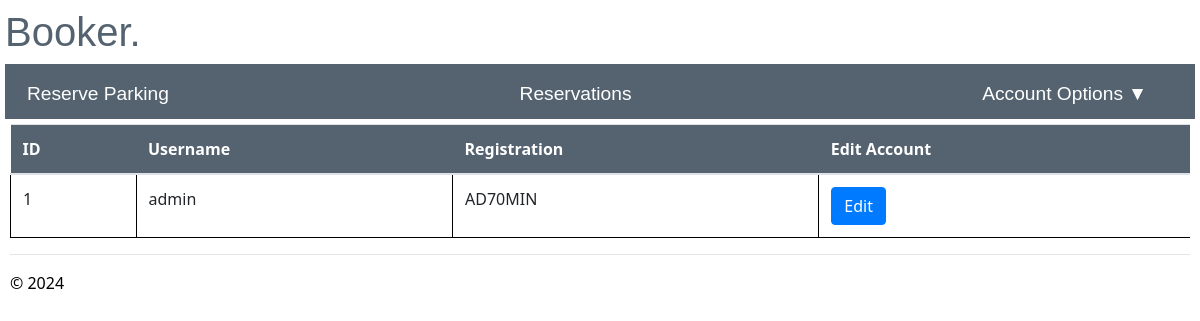
Page /manage_account (signed in) on the earlier database version.
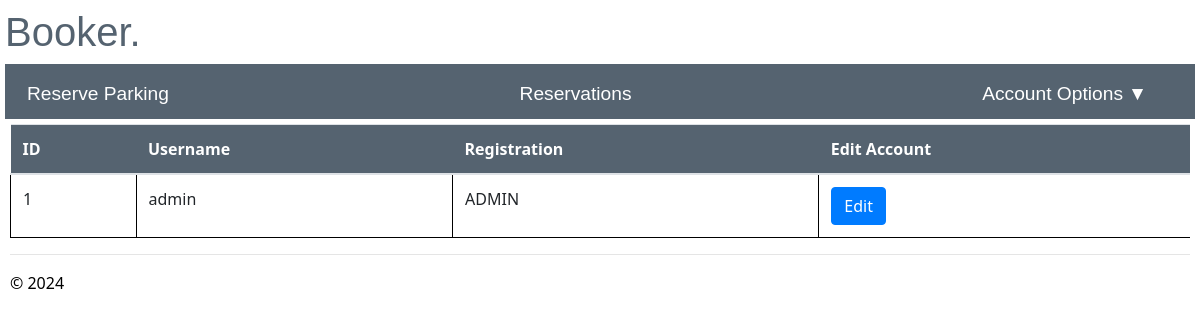
Same page on the later database version.
### app/models/models.py (models this page shows)
class User(db.Model, UserMixin):
    id = db.Column(db.Integer, primary_key=True, nullable=False)
    username = db.Column(db.String(20), nullable=False, unique=True)
    registration = db.Column(db.String(9), nullable=False, unique=True)
    password = db.Column(db.String(30), nullable=False)
    role = db.Column(db.String(5), nullable=False, default='user')
    authorised =db.Column(db.String(1), nullable=False, default='N')
    failed_login_attempts = db.Column(db.Integer,nullable=False, default=0)
    reservation = db.relationship('reserve', backref='user')

### app/user/routes.py (the view)
@bp.route("/manage_account", methods=['GET', 'POST'])
@login_required
def manage_account():
    if current_user.authorised =='Y':
        account = User.query.filter_by(username=current_user.username).all()
        current_app.logger.info('Username: %s accessed manage_account', current_user.username)
        return render_template('manage_account.html', account=account)
    else:
        current_app.logger.warning('Username: %s failed to access manage_account', current_user.username)
        flash("You are not authorised to access this page")
        return redirect(url_for('main.reserve_parking'))

### app/__init__.py (called while the page is built)
def create_app():
    app = Flask(__name__)
    env_config = os.getenv("PROD_APP_SETTINGS", "config.Config")
    app.config.from_object(env_config)
    db.init_app(app)
    login_manager.init_app(app)
    app.logger.setLevel(logging.INFO)
    handler = RotatingFileHandler('app.log', maxBytes=10240, backupCount=10)
    handler.setLevel(logging.INFO)
    formatter = logging.Formatter('%(asctime)s - %(levelname)s - %(message)s', datefmt='%Y-%m-%d %H:%M:%S')
    handler.setFormatter(formatter)
    app.logger.addHandler(handler)
    from app.main import bp as main_bp
    app.register_blueprint(main_bp)
    from app.user import bp as user_bp
    app.register_blueprint(user_bp)
    from app.admin import bp as admin_bp
    app.register_blueprint(admin_bp)
    @login_manager.user_loader
    def load_user(user_id):
        return User.query.get(int(user_id))
    return app

### app/user/routes.py (called while the page is built)
@bp.before_app_request
def make_session_permanent():
    session.permanent = True
    current_app.permanent_session_lifetime = timedelta(seconds=30)

### app/user/templates/manage_account.html (shortened to what this page needs)
{% extends "layout.html" %}
{% block content %}
<table class='manage_account'>
  <table class="table table-hover">
    <thead class="tables">
      <th>ID</th>
      <th>Username</th>
      <th>Registration</th>
      <th>Edit Account</th>
    </thead>
    <tbody>
        {% for account in account %}
          <tr>
            <td>{{account.id}}</td>
            <td>{{account.username}}</td>
            <td>{{account.registration}}</td>
            <div class="edit_button">
                <td><a href='{{url_for("user.edit_account", id=account.id)}}' class='btn btn-primary'>Edit</a></td>
              </div>
          </tr>
      {%endfor%}
      </tbody>
  </table>
{% endblock %}

Differences in the rows shown:
changed User "admin": registration "AD70MIN" → "ADMIN"
